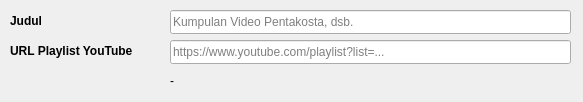
<?xml version="1.0" encoding="UTF-8"?>
<ui version="4.0">
 <class>FrameRegular</class>
 <widget class="QFrame" name="FrameRegular">
  <property name="geometry">
   <rect>
    <x>0</x>
    <y>0</y>
    <width>583</width>
    <height>102</height>
   </rect>
  </property>
  <property name="windowTitle">
   <string>Frame</string>
  </property>
  <widget class="QLabel" name="label_5">
   <property name="geometry">
    <rect>
     <x>10</x>
     <y>10</y>
     <width>151</width>
     <height>21</height>
    </rect>
   </property>
   <property name="font">
    <font>
     <weight>75</weight>
     <bold>true</bold>
    </font>
   </property>
   <property name="text">
    <string>Judul</string>
   </property>
  </widget>
  <widget class="QLineEdit" name="field_title">
   <property name="geometry">
    <rect>
     <x>170</x>
     <y>10</y>
     <width>401</width>
     <height>24</height>
    </rect>
   </property>
   <property name="placeholderText">
    <string>Kumpulan Video Pentakosta, dsb.</string>
   </property>
  </widget>
  <widget class="QLineEdit" name="field_url">
   <property name="geometry">
    <rect>
     <x>170</x>
     <y>40</y>
     <width>401</width>
     <height>24</height>
    </rect>
   </property>
   <property name="placeholderText">
    <string>https://www.youtube.com/playlist?list=...</string>
   </property>
  </widget>
  <widget class="QLabel" name="label_8">
   <property name="geometry">
    <rect>
     <x>10</x>
     <y>40</y>
     <width>151</width>
     <height>21</height>
    </rect>
   </property>
   <property name="font">
    <font>
     <weight>75</weight>
     <bold>true</bold>
    </font>
   </property>
   <property name="text">
    <string>URL Playlist YouTube</string>
   </property>
  </widget>
  <widget class="QLabel" name="label_status">
   <property name="geometry">
    <rect>
     <x>170</x>
     <y>70</y>
     <width>351</width>
     <height>21</height>
    </rect>
   </property>
   <property name="text">
    <string>-</string>
   </property>
  </widget>
 </widget>
 <resources/>
 <connections/>
</ui>
